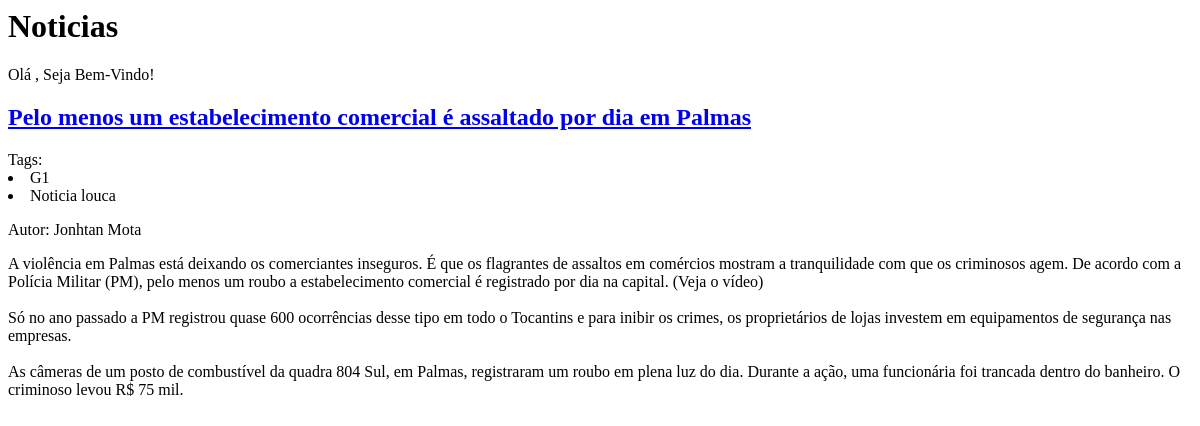
/, run on an earlier commit of the app's database.
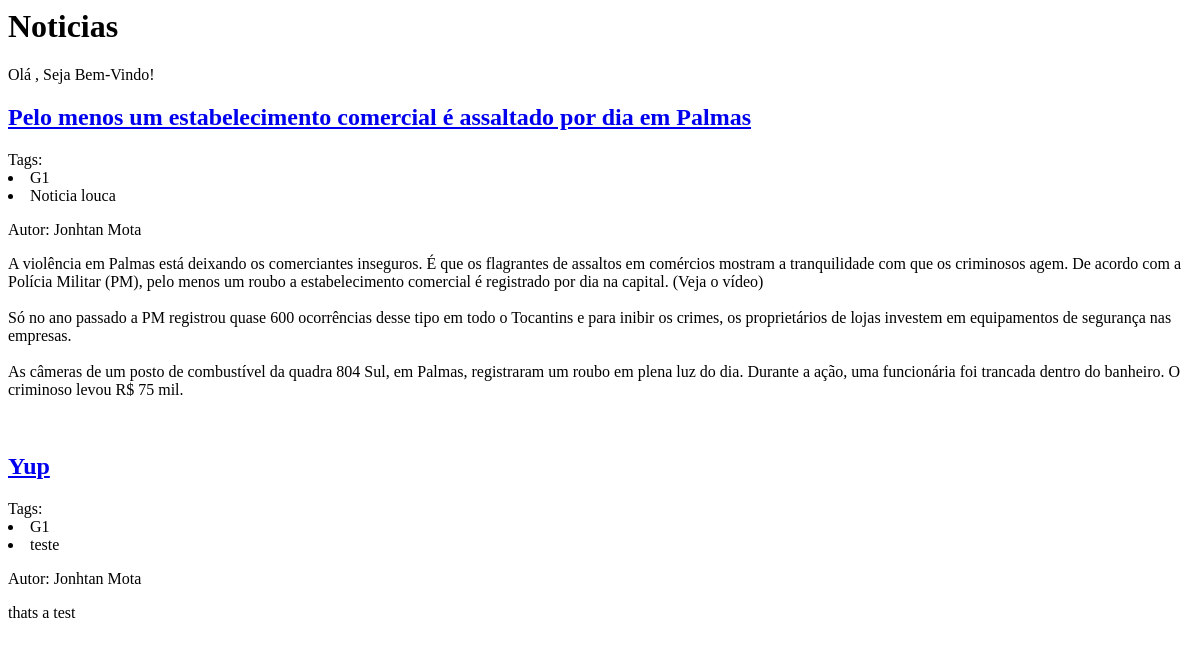
And on a later commit of the database.
### app_noticias/models.py (models this page shows, shortened)
class Noticia(models.Model):
    autor = models.ForeignKey(Pessoa, on_delete=models.CASCADE)
    tags = models.ManyToManyField(Tag)
    titulo = models.CharField("Título", max_length=128)
    conteudo = models.TextField()
    data_cria = models.DateTimeField('Data criação', blank=True, null=True)
    data_pub = models.DateField(auto_now=True, blank=True, null=True)
    publicado = models.BooleanField(blank=True, null=True)
    class Meta:
        verbose_name = "Notícia"
        verbose_name_plural = "Notícias"

class Tag(models.Model):
    nome = models.CharField(max_length=64)
    slug = models.SlugField(max_length=64)
    def __str__(self):
        return self.nome

class Pessoa(models.Model): #models.SET_NULL
    usuario = models.OneToOneField(User, on_delete=models.CASCADE, verbose_name='Usuário')
    nome = models.CharField('Nome', max_length=128)
    data_de_nascimento = models.DateField('Data de nascimento', blank=True, null=True)
    telefone_celular = models.CharField('Telefone celular', max_length=15, help_text='Número do telefone celular no formato (99) 99999-9999', null=True, blank=True)
    telefone_fixo = models.CharField('Telefone fixo', max_length=14, help_text='Número do telefone fixo no formato (99) 9999-9999', null=True, blank=True)
    email = models.EmailField('E-mail', null=True, blank=True)
    def __str__(self):
        return self.nome
    pass

### app_noticias/views.py (the view)
# urls.py: path('', HomePageView.as_view(), name='home'),
class HomePageView(ListView):
    model = Noticia
    template_name = 'app_noticias/home.html'

### app_noticias/templates/app_noticias/home.html (shortened to what this page needs)
<html>
    <head>
    </head>
    <body>
        <h1>Noticias</h1>
        <p class="logged-in-p">Olá {{ user.username }}, Seja Bem-Vindo!</p>
        {% for noticia in object_list %}
            {% if noticia.publicado %}
            <div class="noticia">
                <h2><a href="/noticias/{{ noticia.pk }}">{{ noticia.titulo }}</a></h2>
                <div>Tags:
                    {% for tag in noticia.tags.all %}
                        <li>{{ tag }}</li>
                    {% endfor %}
                </div>
                <p>Autor: {{ noticia.autor }}</p>
                <p>{{ noticia.conteudo | linebreaksbr }}</p>
                <br>
            </div>
            {% endif %}
        {% endfor %}
    </body>
</html>

What changed in the data, as far as the page shows it:
added Noticia: titulo "Yup", autor "Jonhtan Mota", conteudo "thats a test", Tag (nome "G1")
added Tag: nome "teste", shown under "Yup"
